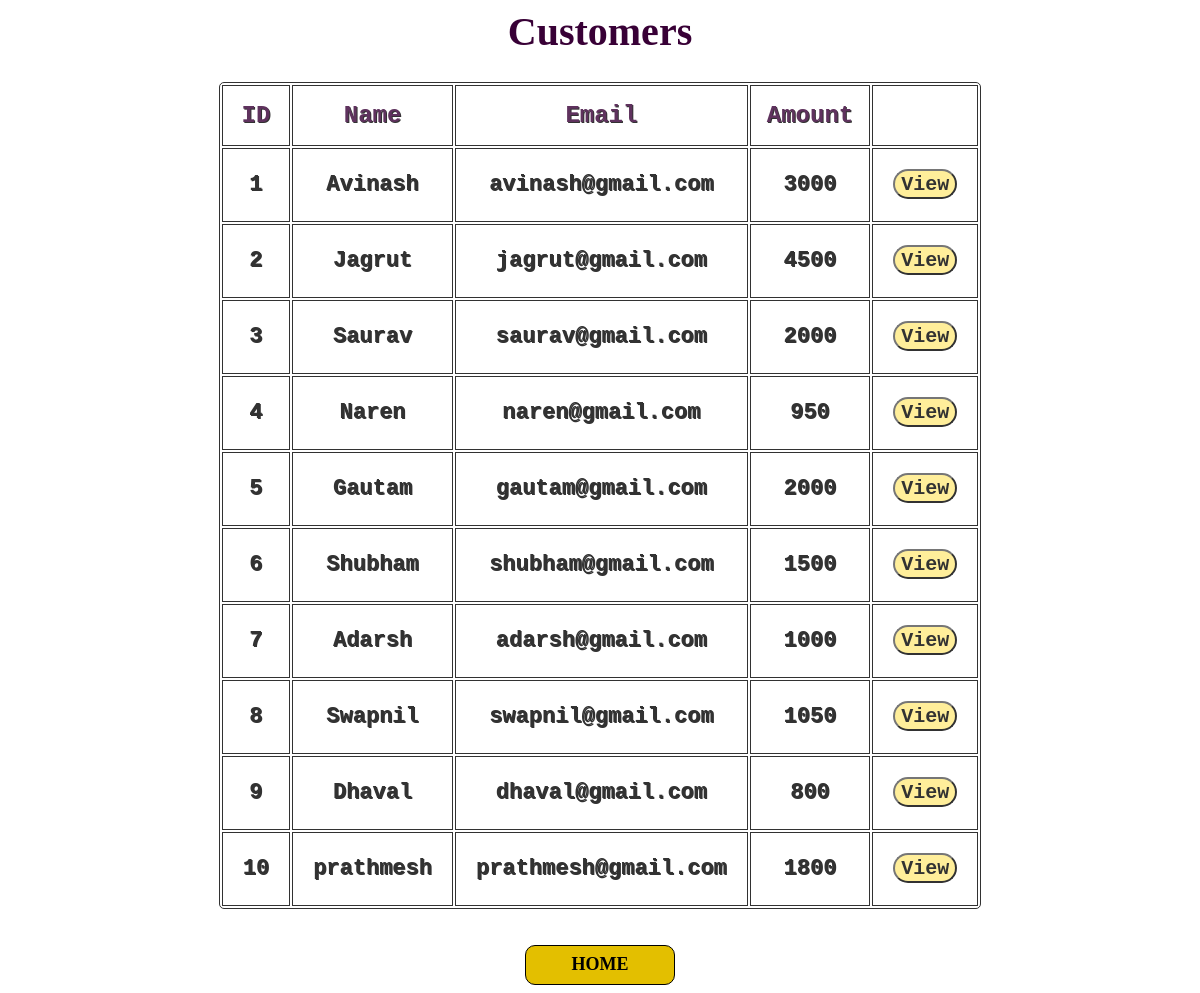
Page /check_transfer.php on the committed database.
### tables this page shows
CREATE TABLE `users` (
  `name` varchar(50) NOT NULL,
  `email` varchar(50) NOT NULL,
  `amount` double DEFAULT NULL
);

### getdetail.php (the view, shortened to what this page needs)
<?php
$con=mysqli_connect('localhost','root','','bankdata');
$q="select * from users ";
$result=mysqli_query($con,$q);
?>
<html>
<head>
</head>
<body>
	<h1 style="color:#380036;font-family:impact;font-size:40px;">Customers</h1>
    <table class="flat-table-1" style="background-color:fff; opacity:0.8;">
		<thead>
			<th>ID</th>
			<th>Name</th>
			<th>Email</th>
			<th>Amount</th>
			<th></th>
		</thead>
		<tbody>
		<tr>
			<?php
				$row=mysqli_fetch_array($result);
			?>
			<td> 1</td>
			<td><?php echo  $row["name"]; ?></td>
			<td><?php echo  $row["email"]; ?></td>
			<td><?php echo  $row["amount"]; ?></td>
			<td>
				<form action="user.php" method="post"  class="view">
					<button class="button1" type="submit" name="name" value="Avinash" style="background-color:#FFEB81;font-size:20px;">View</button>
				</form>
			</td>
		</tr>
		<tr>
			<?php
				$row=mysqli_fetch_array($result);
			?>
			<td> 2</td>
			<td><?php echo  $row["name"]; ?></td>
			<td><?php echo  $row["email"]; ?></td>
			<td><?php echo  $row["amount"]; ?></td>
			<td>
				<form action="user.php" method="post" class="view">
					<button class="button1" type="submit" name="name" value="Jagrut"style="background-color:#FFEB81;font-size:20px;">View</button>
				</form>
			</td>
		</tr>
        <tr>
			<?php
				$row=mysqli_fetch_array($result);
			?>
			<td> 3</td>
			<td><?php echo  $row["name"]; ?></td>
			<td><?php echo  $row["email"]; ?></td>
			<td><?php echo  $row["amount"]; ?></td>
			<td>
				<form action="user.php" method="post" class="view">
					<button class="button1" type="submit" name="name" value="Saurav" style="background-color:#FFEB81;font-size:20px;">View</button>
				</form>
			</td>
		</tr>
        <tr>
			<?php
				$row=mysqli_fetch_array($result);
			?>
			<td> 4</td>
			<td><?php echo  $row["name"]; ?></td>
			<td><?php echo  $row["email"]; ?></td>
			<td><?php echo  $row["amount"]; ?></td>
			<td>
				<form action="user.php" method="post" class="view">
					<button class="button1" type="submit" name="name" value="Naren" style="background-color:#FFEB81;font-size:20px;">View</button>
				</form>
			</td>
        </tr>
        <tr>
			<?php
				$row=mysqli_fetch_array($result);
			?>
			<td> 5</td>
			<td><?php echo  $row["name"]; ?></td>
			<td><?php echo  $row["email"]; ?></td>
			<td><?php echo  $row["amount"]; ?></td>
			<td>
				<form action="user.php" method="post" class="view">
					<button class="button1" type="submit" name="name" value="Gautam" style="background-color:#FFEB81;font-size:20px;">View</button>
				</form>
			</td>
		</tr>
        <tr>
			<?php
				$row=mysqli_fetch_array($result);
			?>
			<td> 6</td>
			<td><?php echo  $row["name"]; ?></td>
			<td><?php echo  $row["email"]; ?></td>
			<td><?php echo  $row["amount"]; ?></td>
			<td>
				<form action="user.php" method="post" class="view">
					<button class="button1" type="submit" name="name" value="Shubham" style="background-color:#FFEB81;font-size:20px;">View</button>
				</form>
			</td>
        </tr>
        <tr>
			<?php
				$row=mysqli_fetch_array($result);
			?>
			<td> 7</td>
			<td><?php echo  $row["name"]; ?></td>
			<td><?php echo  $row["email"]; ?></td>
			<td><?php echo  $row["amount"]; ?></td>
			<td>
				<form action="user.php" method="post" class="view">
					<button class="button1"type="submit" name="name" value="Adarsh" style="background-color:#FFEB81;font-size:20px;">View</button>
				</form>
			</td>
		</tr>
        <tr>
			<?php
				$row=mysqli_fetch_array($result);
			?>
			<td> 8</td>
			<td><?php echo  $row["name"]; ?></td>
			<td><?php echo  $row["email"]; ?></td>
			<td><?php echo  $row["amount"]; ?></td>
			<td>
				<form action="user.php" method="post" class="view">
					<button class="button1"type="submit" name="name" value="Swapnil" style="background-color:#FFEB81;font-size:20px;">View</button>
				</form>
			</td>
		</tr>
        <tr>
			<?php
				$row=mysqli_fetch_array($result);
			?>
			<td> 9</td>
			<td><?php echo  $row["name"]; ?></td>
			<td><?php echo  $row["email"]; ?></td>
			<td><?php echo  $row["amount"]; ?></td>
			<td>
				<form action="user.php" method="post" class="view">
					<button class="button1"type="submit" name="name" value="Dhaval" style="background-color:#FFEB81; font-size:20px;">View</button>
				</form>
			</td>
        </tr>
        <tr>
			<?php
				$row=mysqli_fetch_array($result);
			?>
			<td> 10</td>
			<td><?php echo  $row["name"]; ?></td>
			<td><?php echo  $row["email"]; ?></td>
			<td><?php echo  $row["amount"]; ?></td>
			<td>
				<form action="user.php" method="post" class="view">
					<button class="button1"type="submit" name="name" value="Prathmesh" style="background-color:#FFEB81;font-size:20px;">View</button>
				</form>
			</td>
		</tr>
		</tbody>
	</table><br><br>
<div class="buttons">
	<a href="index.php">
    <button class="glow-on-hover" >HOME</button>
	</a>
</div>
</body>
</html>

### check_transfer.php (shortened to what this page needs)
<?php
$con=mysqli_connect('localhost','root','','bankdata');
$name1=$_SESSION['name'];
$q="select amount from users where name='$name1'";
$result=mysqli_query($con,$q);
$row=mysqli_fetch_array($result);
$var=$row['amount'];
if ( $var >= $_POST["transfer"] )
{
    include 'getdetail.php';
}
else
{
	include 'getdetail.php';
    $message="Insufficient Balance";
   echo"<script type='text/javascript'>alert('$message');
   </script>";
}
?>

### rows in the picture
users: name "Avinash", email "avinash@gmail.com", amount "3000"
users: name "Jagrut", email "jagrut@gmail.com", amount "4500"
users: name "Saurav", email "saurav@gmail.com", amount "2000"
users: name "Naren", email "naren@gmail.com", amount "950"
users: name "Gautam", email "gautam@gmail.com", amount "2000"
users: name "Shubham", email "shubham@gmail.com", amount "1500"
users: name "Adarsh", email "adarsh@gmail.com", amount "1000"
users: name "Swapnil", email "swapnil@gmail.com", amount "1050"
users: name "Dhaval", email "dhaval@gmail.com", amount "800"
users: name "prathmesh", email "prathmesh@gmail.com", amount "1800"
